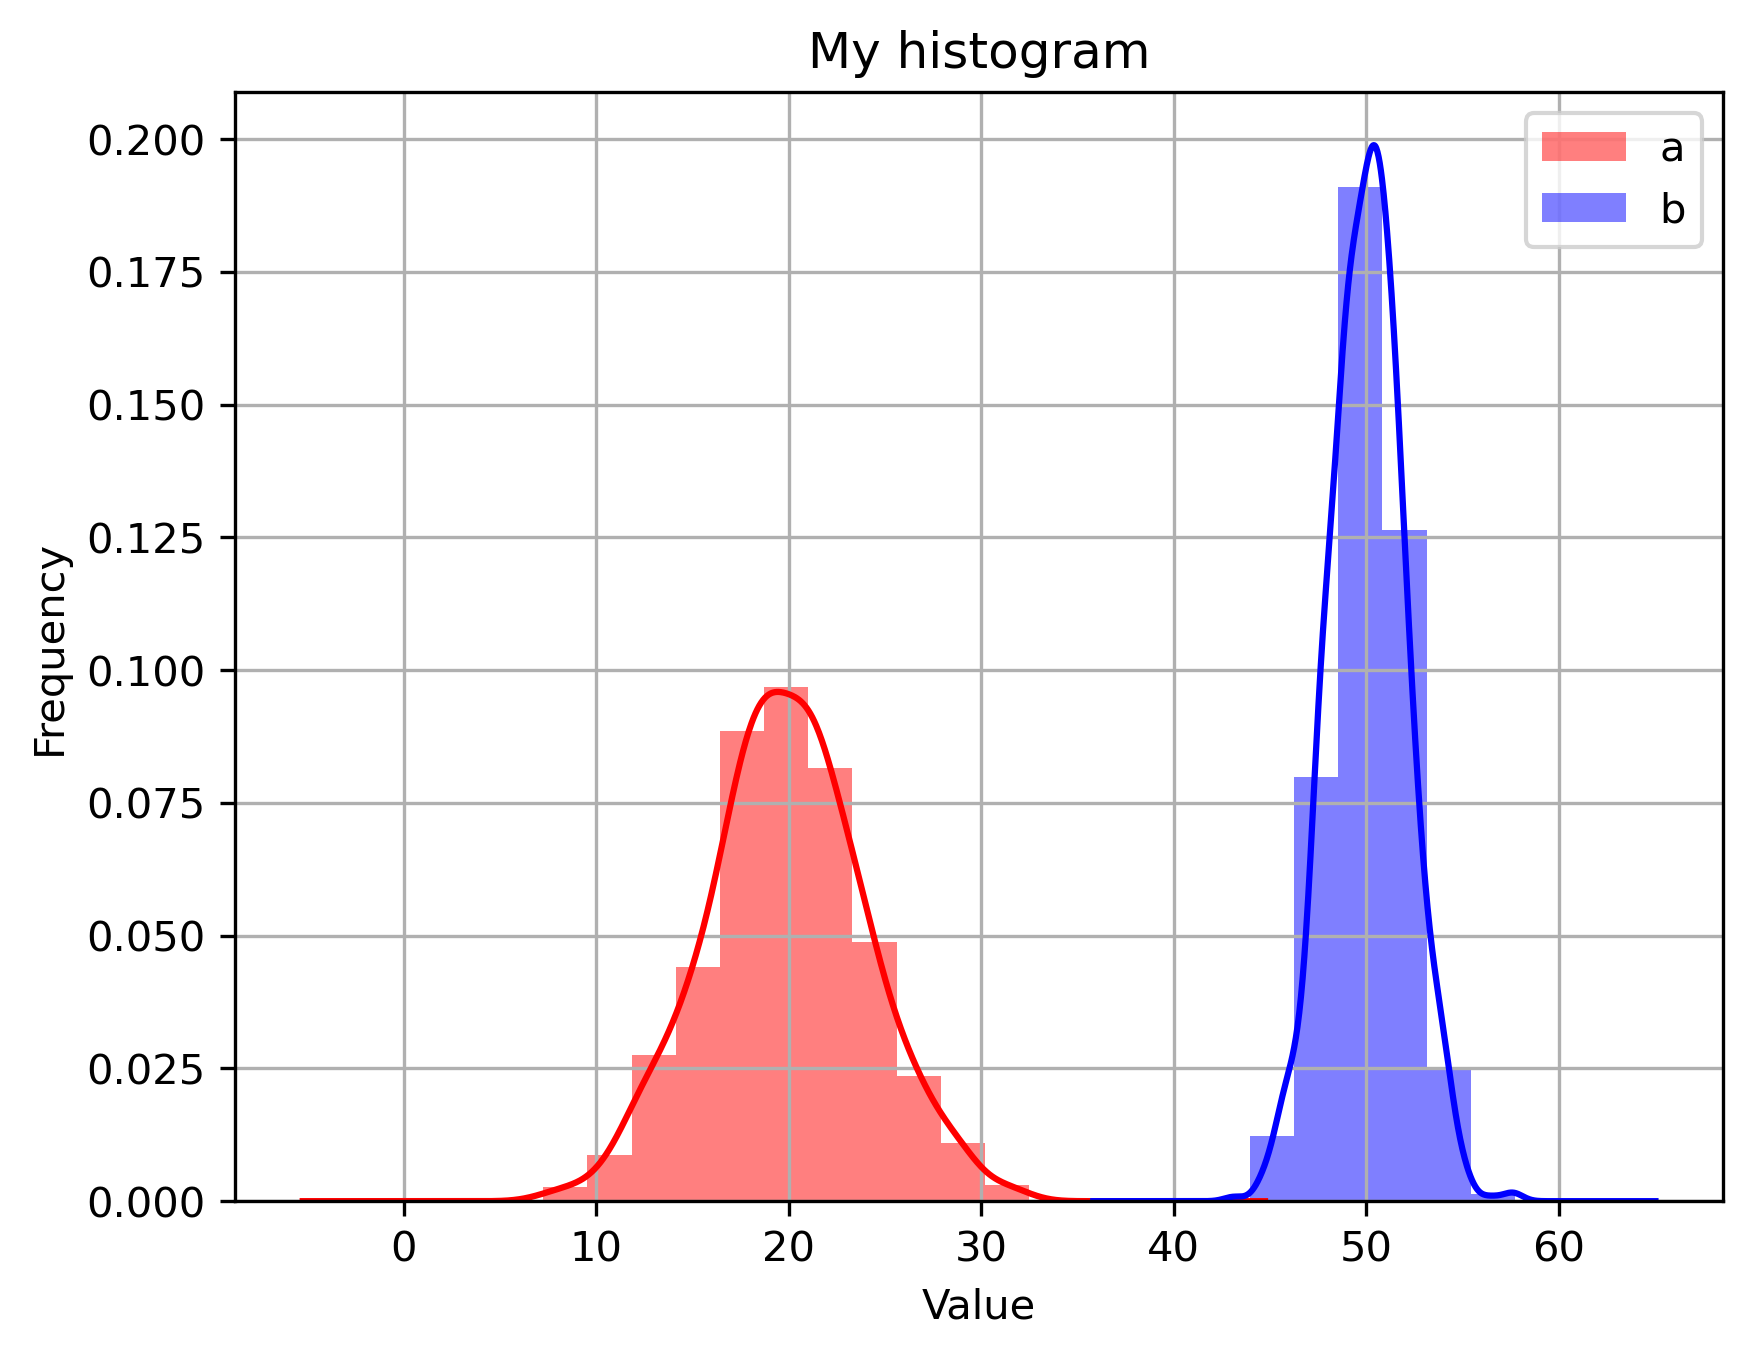

Here is the Python script that generated this plot:
import numpy as np
import matplotlib.pyplot as plt
import pandas as pd

means = 20, 50
stdevs = 4, 2
dist = pd.DataFrame(np.random.normal(loc=means, scale=stdevs, size=(1000, 2)),columns=['a', 'b'])

opacity = 0.5
bin_width = 0.8

fig, ax = plt.subplots()
# n, bins, patches = ax.hist(x=dist['a'], bins='auto', color='#0504aa',alpha=opacity, rwidth=bin_width)

dist.plot.kde(ax=ax, legend=False, title='My histogram', color=['r','b'])
dist.plot.hist(density=True,bins=22, alpha=opacity, ax=ax, backend='matplotlib', grid=True, color=['r','b'])
plt.xlabel('Value')
plt.ylabel('Frequency')

plt.savefig('histograms.png',dpi=300,bbox_inches='tight')
plt.close('all')